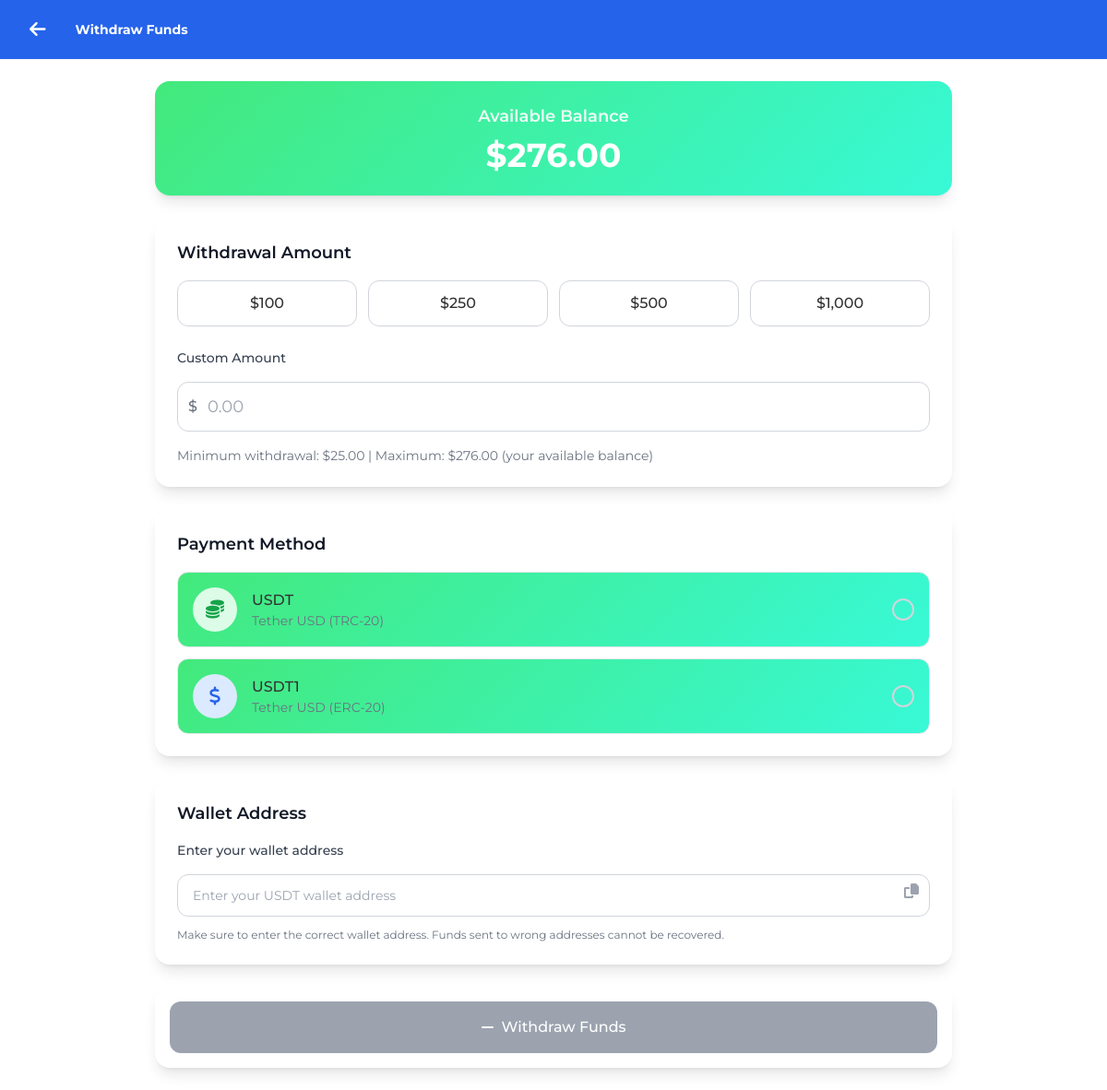
Page /withdraw (signed in) on the earlier database version.
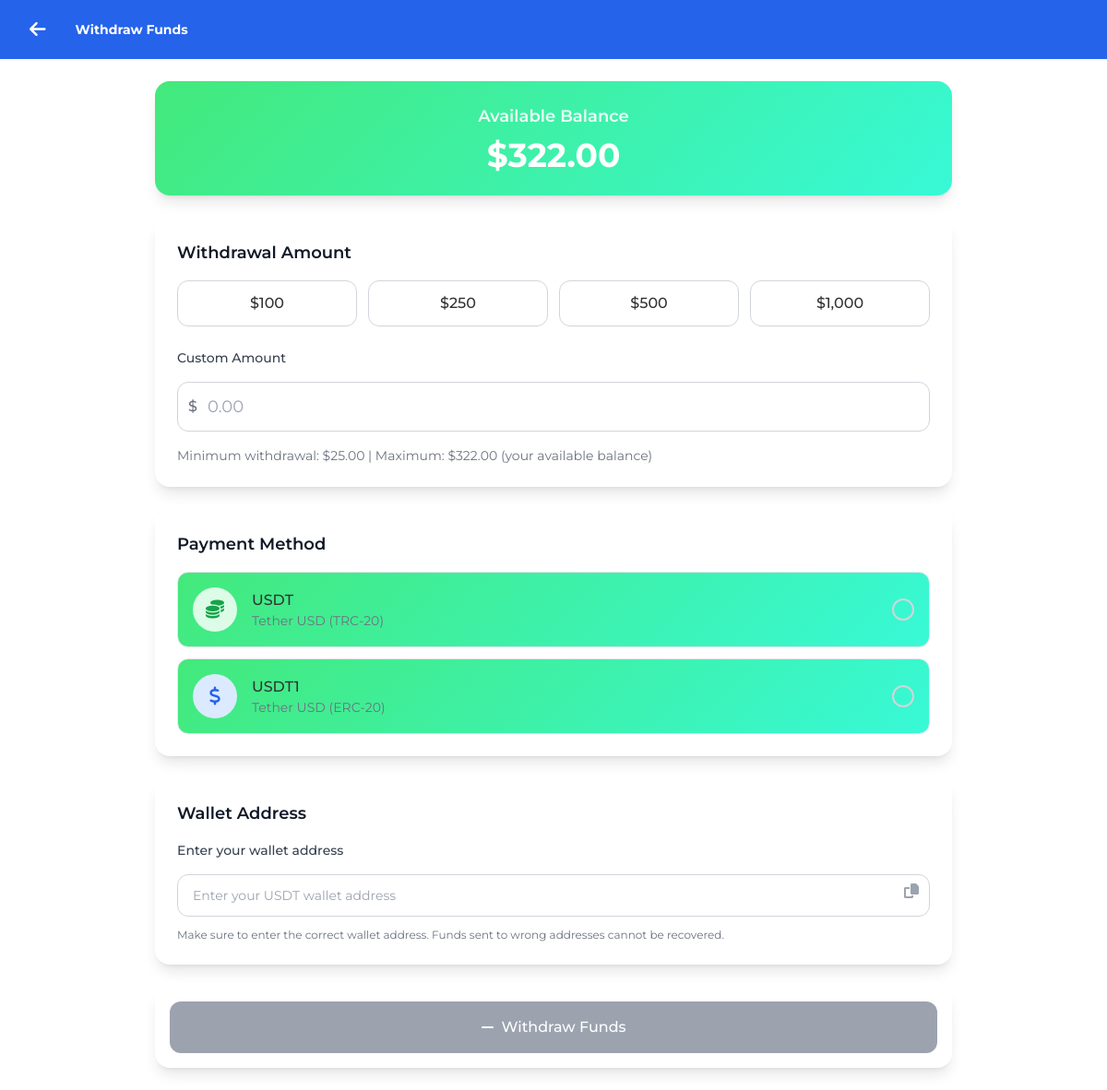
Same page on the later database version.
### hotel_app/models.py (models this page shows, shortened)
class User(db.Model, UserMixin):
    id = db.Column(db.Integer, primary_key=True)
    nickname = db.Column(db.String(80))
    user_id = db.Column(db.String(6), unique=True)
    agent_id = db.Column(db.String(6), unique=True)
    contact = db.Column(db.String(20))
    invitation_code = db.Column(db.String(20))
    member_points = db.Column(db.Integer, default=0)
    balance = db.Column(db.Float, default=0.0)
    vip_level = db.Column(db.String(10), default='VIP0')
    withdrawal_password = db.Column(db.String(100))
    password_hash = db.Column(db.String(100))
    is_active = db.Column(db.Boolean, default=False)
    created_at = db.Column(db.DateTime, default=datetime.utcnow)
    reservations = db.relationship('Reservation', backref='user', lazy=True)
    deposit_requests = db.relationship('DepositRequest', backref='user', lazy=True)
    withdrawal_requests = db.relationship('WithdrawalRequest', backref='user', lazy=True)

### hotel_app/routes.py (the view, shortened to what this page needs)
@app.route('/withdraw', methods=['GET', 'POST'])
def withdraw():
    if 'user_id' not in session:
        return redirect(url_for('login'))
    user = User.query.get(session['user_id'])
    return render_template('withdraw.html', user=user)

### hotel_app/__init__.py (called while the page is built)
@login_manager.user_loader
def load_user(user_id):
    return User.query.get(int(user_id))

### hotel_app/routes.py (called while the page is built)
@app.before_request
def check_admin_routes():
    if request.endpoint and request.endpoint.startswith('admin_') and request.endpoint != 'admin_login':
        if 'admin_id' not in session:
            return redirect(url_for('admin_login'))

### hotel_app/templates/withdraw.html (shortened to what the changed rows need)
<!DOCTYPE html>
<html lang="en">
    <head>
        <link rel="stylesheet" href="https://cdnjs.cloudflare.com/ajax/libs/font-awesome/6.4.0/css/all.min.css">
        <link rel="stylesheet" href="{{ url_for('static', filename='css/user.css') }}">
        <link rel="stylesheet" href="{{ url_for('static', filename='css/translate.css') }}">
        <script src="https://cdn.tailwindcss.com"></script>
    </head>
    <body class="luxury-bg min-h-screen">
        <header class="sticky h-16 top-0 z-50 bg-[#2563eb] shadow-sm py-2 md:py-4 px-4 md:px-8">
            <div class="flex items-center justify-start gap-8 text-white h-full">
                <h1 class="text-white text-sm md:text-md font-bold">Withdraw Funds</h1>
            </div>
        </header>
        <div class="max-w-4xl mx-auto px-4 py-6 space-y-6">
            <div class="withdraw-gradient rounded-2xl shadow-lg p-6 text-white">
                <div class="text-center">
                    <div class="mt-2">
                        <span class="text-3xl md:text-4xl font-bold">${{ "%.2f"|format(user.balance) }}</span>
                    </div>
                </div>
            </div>
            <form method="POST" onsubmit="return handleWithdrawFormSubmit(event)">
                <div class="bg-white rounded-2xl shadow-lg p-6 mb-6">
                    <div class="space-y-4">
                        <label class="block text-sm font-medium text-gray-700">Custom Amount</label>
                        <div class="relative">
                            <span
                                class="absolute left-3 top-1/2 transform -translate-y-1/2 text-gray-500 font-medium">$</span>
                            <input type="number" id="customAmount" name="amount" placeholder="0.00" required
                                class="w-full pl-8 pr-4 py-3 border border-gray-300 rounded-xl focus:ring-2 focus:ring-green-500 focus:border-transparent text-lg"
                                min="25" max="{{ user.balance }}" step="0.01">
                        </div>
                        <p class="text-sm text-gray-500">Minimum withdrawal: $25.00 | Maximum: ${{
                            "%.2f"|format(user.balance) }} (your available balance)</p>
                    </div>
                </div>
            </form>
        </div>
    </body>
</html>

Differences in the rows shown:
changed User: balance "276.00" → "322.00"
